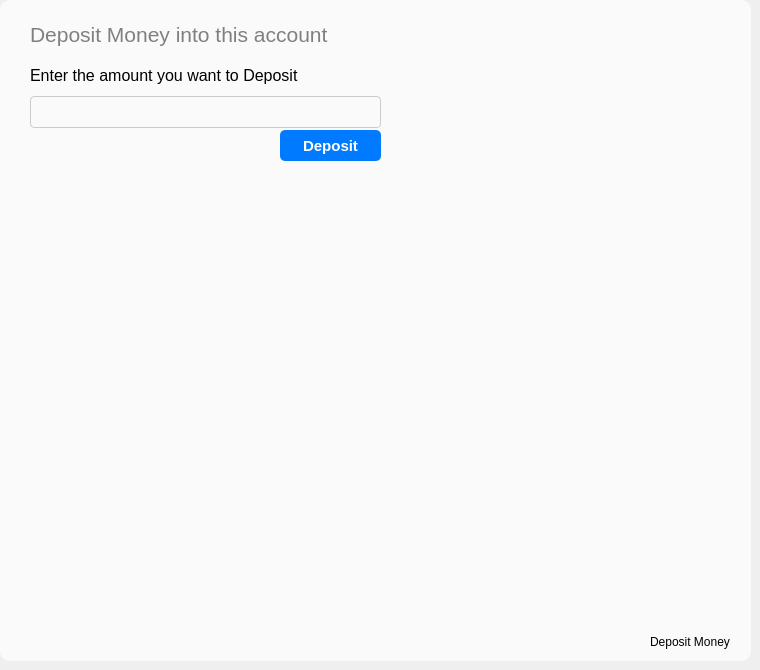
   <widget class="QWidget" name="DepositMoney_Page">
    <widget class="QGroupBox" name="groupBox_4">
     <property name="geometry">
      <rect>
       <x>0</x>
       <y>0</y>
       <width>751</width>
       <height>661</height>
      </rect>
     </property>
     <property name="styleSheet">
      <string notr="true">background-color: rgb(250,250,250);
border-radius:10px</string>
     </property>
     <property name="title">
      <string/>
     </property>
     <widget class="QLabel" name="label_8">
      <property name="geometry">
       <rect>
        <x>30</x>
        <y>20</y>
        <width>401</width>
        <height>28</height>
       </rect>
      </property>
      <property name="font">
       <font>
        <pointsize>16</pointsize>
       </font>
      </property>
      <property name="styleSheet">
       <string notr="true">color:gray</string>
      </property>
      <property name="text">
       <string>Deposit Money into this account</string>
      </property>
     </widget>
     <widget class="QPushButton" name="Deposit_Button">
      <property name="geometry">
       <rect>
        <x>280</x>
        <y>130</y>
        <width>101</width>
        <height>31</height>
       </rect>
      </property>
      <property name="font">
       <font>
        <pointsize>11</pointsize>
        <bold>true</bold>
       </font>
      </property>
      <property name="styleSheet">
       <string notr="true">background-color: #007bff;
color: white;
padding: 4px 16px;
border: none;
border-radius: 5px;</string>
      </property>
      <property name="text">
       <string>Deposit</string>
      </property>
     </widget>
     <widget class="QWidget" name="layoutWidget_3">
      <property name="geometry">
       <rect>
        <x>30</x>
        <y>60</y>
        <width>351</width>
        <height>68</height>
       </rect>
      </property>
      <layout class="QVBoxLayout" name="verticalLayout_6">
       <item>
        <widget class="QLabel" name="label_10">
         <property name="font">
          <font>
           <pointsize>12</pointsize>
          </font>
         </property>
         <property name="styleSheet">
          <string notr="true">color:black</string>
         </property>
         <property name="text">
          <string>Enter the amount you want to Deposit</string>
         </property>
        </widget>
       </item>
       <item>
        <widget class="QLineEdit" name="Deposit_Amount">
         <property name="sizePolicy">
          <sizepolicy hsizetype="Expanding" vsizetype="Maximum">
           <horstretch>0</horstretch>
           <verstretch>0</verstretch>
          </sizepolicy>
         </property>
         <property name="minimumSize">
          <size>
           <width>32</width>
           <height>32</height>
          </size>
         </property>
         <property name="styleSheet">
          <string notr="true">border: 1px solid #ccc;
border-radius:4px;
color:black;</string>
         </property>
        </widget>
       </item>
      </layout>
     </widget>
     <widget class="QPushButton" name="pushButton_3">
      <property name="geometry">
       <rect>
        <x>650</x>
        <y>630</y>
        <width>80</width>
        <height>24</height>
       </rect>
      </property>
      <property name="styleSheet">
       <string notr="true">color:black</string>
      </property>
      <property name="text">
       <string>Deposit Money</string>
      </property>
     </widget>
    </widget>
   </widget>
